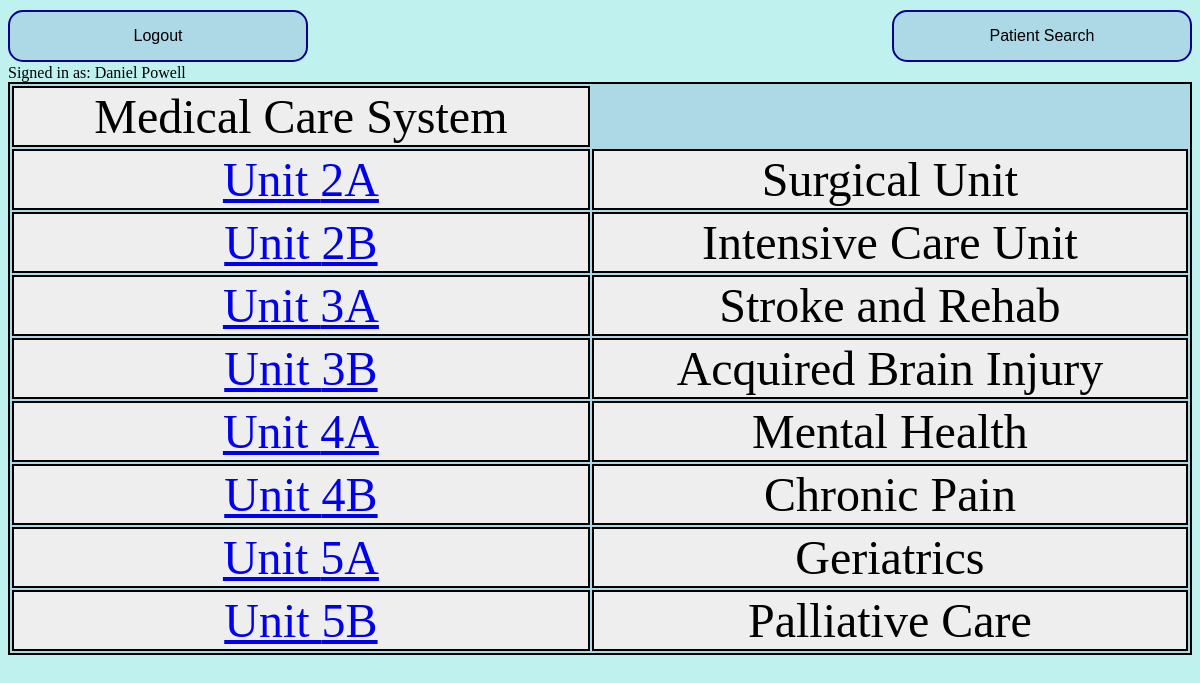
Page /Units.php (signed in) on the committed database.
### tables this page shows
CREATE TABLE Unit(
unitCode CHAR(2),
unitName VARCHAR(32),
PRIMARY KEY (unitCode));

### Units.php (the view, shortened to what this page needs)
<!DOCTYPE html>
<html>
	<head>
		<link
        		href = "./style.css"
        		type = "text/css"
        		rel  = "stylesheet">
	</head>
	<body bgcolor="#BFF1EF">
		<form action = "Logout.php">
				<input type="submit" value="Logout">
		</form>
		<div id="User">
			<?php
			$USER = $_SESSION["uName"];
			echo "Signed in as: $USER";
			?>
		<div>
		<?php
		include("config.php");
		$sql = "SELECT * FROM Unit;";
		$result = mysqli_query($db,$sql);
		echo "<table id='Units'>";
		echo "<tr>
				<td>Medical Care System</td>
			</tr>";
		while($row = mysqli_fetch_array($result, MYSQLI_ASSOC))
		{
			echo "<tr>
				<td><a class='not-active' href='/PatientList.php?Units=" . $row['unitCode'] . "'>Unit " . $row['unitCode'] . "</a></td>
				<td>" . $row['unitName'] . "</td>
			</tr>";
		}
		echo "</table>";
		?>
		<form class="logout" action="PatientSearch.html">
				<input type="submit" value="Patient Search">
		</form>
	</body>
</html>

### style.css (style rules this page uses)
html { text-style:Courier New; }
table { border: 2px solid black; width: 100%; }
td { border: 2px solid black; text-align: center; }
.logout { top: 8px; right: 8px; position: absolute; }
input { background-color: lightblue; border: 2px solid darkblue; border-radius: 15px; color: black; width: 300px; padding: 15px 15px; text-align: center; text-decoration: none; display: inline-block; font-size: 16px; margin-top: 2px; margin-bottom: 2px; }
#Units { border: 2px solid black; width: 100%; font-size: 48px; background-color: lightblue; }
#Units tr { background-color: #eee; border-top: 1px solid #fff; font-size: 48px; }

### rows in the picture
unit: unitCode "2A", unitName "Surgical Unit"
unit: unitCode "2B", unitName "Intensive Care Unit"
unit: unitCode "3A", unitName "Stroke and Rehab"
unit: unitCode "3B", unitName "Acquired Brain Injury"
unit: unitCode "4A", unitName "Mental Health"
unit: unitCode "4B", unitName "Chronic Pain"
unit: unitCode "5A", unitName "Geriatrics"
unit: unitCode "5B", unitName "Palliative Care"

### other values in the picture
$USER "Daniel Powell"
